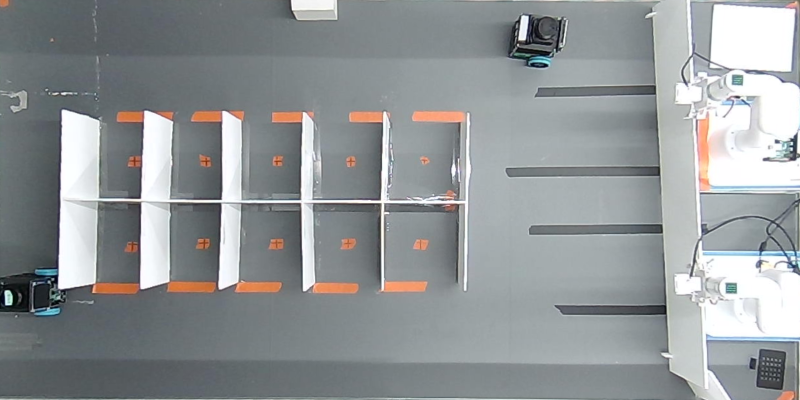
#> input picture src/central_control/camera_tools/first_map/camera_bev.png, 1600 x 800 px (shown at 1/2 size)
$ python click_astar_on_camera_bev.py
#> lines starting #> are read from the running program, lines starting #| are printed output that depends on the picture; after the words box and inside, x2 and y2 are one past the last pixel; in counts of white or black regions, pixels touching at a corner belong together; pictures that were not available may be replaced by others from this repository, and a replacement may not be noted
#> in main, camera_bev is the input picture: shape (800, 1600, 3); mean B, G, R 151, 149.3, 144.9
#> (reads src/central_control/camera_tools/first_map/camera_to_lidar_rigid_registration.npz from the repository)
### src/central_control/path_planning/src/occupancy_grid.py
from collections import deque
import math
from pathlib import Path
from typing import Any

import cv2
import numpy as np
import yaml


class OccupancyGridMap:
    """
    ROS map_server 형식의 PGM + YAML을 읽어서
    경로계획용 occupancy grid로 변환하는 클래스.

    grid 값:
        0   = free
        100 = obstacle
    """

    def __init__(
        self,
        pgm_path: str,
        yaml_path: str,
        block_outside_area: bool = True,
    ) -> None:
#> called with block_outside_area = True
        self.pgm_path = Path(pgm_path)
        self.yaml_path = Path(yaml_path)

        if not self.pgm_path.exists():
            raise FileNotFoundError(f"PGM not found: {self.pgm_path}")

        if not self.yaml_path.exists():
            raise FileNotFoundError(f"YAML not found: {self.yaml_path}")

        with self.yaml_path.open("r", encoding="utf-8") as file:
            self.meta: dict[str, Any] = yaml.safe_load(file) or {}

        self.resolution_m = float(self.meta.get("resolution", 0.01))
        self.resolution_cm = self.resolution_m * 100.0
        self.origin = self.meta.get("origin", [0.0, 0.0, 0.0])
        self.occupied_thresh = float(self.meta.get("occupied_thresh", 0.65))
        self.free_thresh = float(self.meta.get("free_thresh", 0.196))
        self.block_outside_area = block_outside_area
        self.obstacle_threshold = 50

        self.raw = cv2.imread(str(self.pgm_path), cv2.IMREAD_GRAYSCALE)
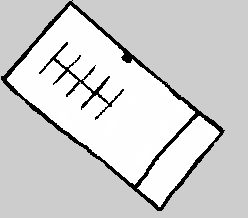
#> input picture src/central_control/camera_tools/first_map/my_test_map0710.png, 248 x 218 px, given in place of my_test_map0710.pgm, which was not available
#> self.raw is the input picture: shape (218, 248); min 0, max 255, mean 208.5

        if self.raw is None:
            raise RuntimeError(f"Failed to read PGM: {self.pgm_path}")

        self.height, self.width = self.raw.shape
#> self.height = 218; self.width = 248
        self.grid = self._convert_to_occupancy(self.raw)
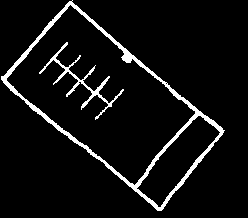
#> self.grid: shape (218, 248); values 0 (black) and 100 (white), 6.3% white; 2 white regions, box (x1, y1, x2, y2) and area: (1, 0, 225, 211) 2738, (39, 42, 124, 120) 665
        if self.block_outside_area:
            self.grid = self._block_outside_area(self.grid)
        # Inflation is generated on demand so the original occupancy data remains intact.
        self.inflated_grid: np.ndarray | None = None
        self.inflation_radius_cells: int | None = None

    def _convert_to_occupancy(self, img: np.ndarray) -> np.ndarray:
        """
        PGM gray image를 binary occupancy grid로 변환.
        일반 ROS map:
            검은색에 가까움 = occupied
            흰색에 가까움 = free
        """
        grid = np.zeros_like(img, dtype=np.uint8)

        # 이 단계에서는 ROS 확률 계산 대신 명세의 고정 밝기 기준을 사용한다.
        grid[img < 100] = 100

        # 나머지는 free
        grid[img >= 100] = 0

        return grid

    def _block_outside_area(
        self,
        grid: np.ndarray,
        kernel_size: int = 5,
        iterations: int = 2,
    ) -> np.ndarray:
        """Mark border-connected free space as an outside obstacle.

        Morphological closing is applied only to the temporary detection mask. This
        seals small breaks in the outer wall without thickening parking lines or
        walls in the final occupancy grid.
        """
#> called with kernel_size = 5, iterations = 2
        obstacle_mask = (grid >= self.obstacle_threshold).astype(np.uint8)
        kernel = np.ones((kernel_size, kernel_size), dtype=np.uint8)
        obstacle_closed = cv2.morphologyEx(
            obstacle_mask,
            cv2.MORPH_CLOSE,
            kernel,
            iterations=iterations,
        )
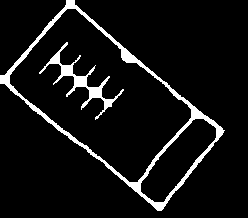
#> obstacle_closed: shape (218, 248); values 0 (black) and 1 (white), 7.2% white; 2 white regions, box (x1, y1, x2, y2) and area: (0, 0, 225, 211) 2941, (39, 42, 124, 120) 939
        free_for_fill = obstacle_closed == 0
        height, width = free_for_fill.shape
#> height = 218; width = 248
        outside = np.zeros((height, width), dtype=np.uint8)
        queue: deque[tuple[int, int]] = deque()

        # Flood fill must start from every free border pixel because the outside
        # region can be split into several components by walls touching the border.
        border_points = (
            [(x, 0) for x in range(width)]
            + [(x, height - 1) for x in range(width)]
            + [(0, y) for y in range(1, height - 1)]
            + [(width - 1, y) for y in range(1, height - 1)]
        )
        for x, y in border_points:
            if free_for_fill[y, x] and outside[y, x] == 0:
                outside[y, x] = 1
                queue.append((x, y))
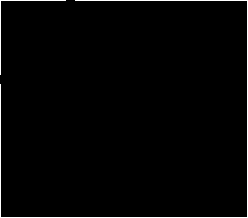
#> outside: shape (218, 248); values 0 (black) and 1 (white), 1.7% white in thin lines or dots

        while queue:
            x, y = queue.popleft()
            for nx, ny in ((x - 1, y), (x + 1, y), (x, y - 1), (x, y + 1)):
                if (
                    0 <= nx < width
                    and 0 <= ny < height
                    and free_for_fill[ny, nx]
                    and outside[ny, nx] == 0
                ):
                    outside[ny, nx] = 1
                    queue.append((nx, ny))
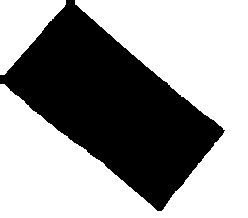
#> outside: shape (218, 248); values 0 (black) and 1 (white), 60.2% white; 1 black region, box (x1, y1, x2, y2) and area: (0, 0, 225, 211) 21544

        # Preserve all original obstacles and add only detected outside cells.
        final_grid = grid.copy()
        final_grid[outside == 1] = 100
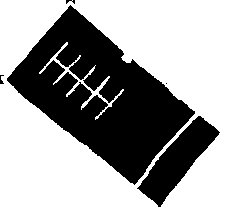
#> final_grid: shape (218, 248); values 0 (black) and 100 (white), 66.4% white; 5 black regions (1 under 20 px), largest, box (x1, y1, x2, y2) and area: (7, 5, 195, 185) 15297, (137, 116, 220, 207) 2803, (66, 0, 75, 4) 20, (0, 75, 4, 84) 20
        return final_grid

    def get_grid(self) -> np.ndarray:
        """Return the binary occupancy grid (0: free, 100: obstacle)."""
        return self.grid

    def inflate_obstacles(
        self, radius_cm: float, resolution_cm: float | None = None
    ) -> np.ndarray:
        """Return a grid whose obstacles are expanded by the requested safe radius."""
#> called with radius_cm = 7, resolution_cm = 1
        if radius_cm < 0:
            raise ValueError("radius_cm must be zero or positive")
        effective_resolution = self.resolution_cm if resolution_cm is None else resolution_cm
        if effective_resolution <= 0:
            raise ValueError("resolution_cm must be positive")

        # Rounding upward guarantees the requested physical clearance is not reduced.
        radius_cells = int(math.ceil(radius_cm / effective_resolution))
        kernel_size = 2 * radius_cells + 1
        kernel = cv2.getStructuringElement(
            cv2.MORPH_ELLIPSE, (kernel_size, kernel_size)
        )
        obstacle_mask = (self.grid >= self.obstacle_threshold).astype(np.uint8)
        inflated_mask = cv2.dilate(obstacle_mask, kernel, iterations=1)
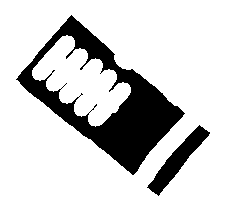
#> inflated_mask: shape (218, 248); values 0 (black) and 1 (white), 83.2% white; 2 black regions, box (x1, y1, x2, y2) and area: (16, 15, 185, 175) 7850, (147, 125, 210, 196) 1215

        inflated_grid = np.zeros_like(self.grid, dtype=np.uint8)
        inflated_grid[inflated_mask > 0] = 100
        self.inflated_grid = inflated_grid
        self.inflation_radius_cells = radius_cells
        return inflated_grid

    # [37 lines left out: functions save_debug_image, save_inflated_debug_image, print_info, not called in this run]

### src/central_control/path_planning/scripts/test_astar.py
"""Load the LiDAR map, run A*, and save the planned path visualization."""

from collections import deque
from pathlib import Path
import sys

import numpy as np
import yaml

PROJECT_ROOT = Path(__file__).resolve().parents[1]
sys.path.append(str(PROJECT_ROOT / "src"))

from astar_planner import AStarPlanner  # noqa: E402
from occupancy_grid import OccupancyGridMap  # noqa: E402
from visualization import draw_grid_with_path, draw_inflation_comparison  # noqa: E402

GridPoint = tuple[int, int]


def resolve_map_image(pgm_path: Path, yaml_path: Path) -> Path:
    """Use the requested PGM, or the image declared by YAML when PGM is absent."""
    if pgm_path.exists():
        return pgm_path
    with yaml_path.open("r", encoding="utf-8") as file:
        image_name = (yaml.safe_load(file) or {}).get("image")
    yaml_image = yaml_path.parent / image_name if image_name else None
    if yaml_image is not None and yaml_image.exists():
        print(f"PGM not found; using YAML map image instead: {yaml_image}")
        return yaml_image
    return pgm_path


# [119 lines left out: functions find_nearest_free, find_nearest_reachable_free, main, not called in this run]


# [2 lines that do not run on import are left out]

### src/central_control/path_planning/scripts/click_astar_on_camera_bev.py
"""Interactively select A* start/goal points on a Camera BEV image.

Left click selects start and then goal. Press r to reset, s to save the current
result, and q or ESC to quit.
"""

import csv
import json
import math
from pathlib import Path
import sys

import cv2
import numpy as np

SCRIPT_DIR = Path(__file__).resolve().parent
PROJECT_ROOT = SCRIPT_DIR.parent
sys.path.append(str(PROJECT_ROOT / "src"))
sys.path.append(str(SCRIPT_DIR))

from astar_planner import AStarPlanner  # noqa: E402
from occupancy_grid import OccupancyGridMap  # noqa: E402
from test_astar import find_nearest_free, resolve_map_image  # noqa: E402
from test_astar_on_camera_bev import transform_points_affine  # noqa: E402
from visualization import draw_visible_polyline  # noqa: E402

GridPoint = tuple[int, int]
PixelPoint = tuple[float, float]

WINDOW_NAME = "Click A* on Camera BEV"
INFLATION_RADIUS_CM = 7.0
ORIGINAL_POINT_RADIUS = 4
ADJUSTED_POINT_RADIUS = 10


class InteractiveAStarApp:
    """Manage mouse selections, coordinate transforms, planning, and rendering."""

    def __init__(
        self,
        camera_bev: np.ndarray,
        planning_grid: np.ndarray,
        lidar_from_camera: np.ndarray,
        camera_from_lidar: np.ndarray,
        output_path: Path,
        resolution_cm: float = 1.0,
    ) -> None:
#> called with lidar_from_camera = array of shape (2, 3), camera_from_lidar = array of shape (2, 3), resolution_cm = 1
        self.base_image = camera_bev
        self.planning_grid = planning_grid
        self.lidar_from_camera = lidar_from_camera
        self.camera_from_lidar = camera_from_lidar
        self.output_path = output_path
        if resolution_cm <= 0:
            raise ValueError("resolution_cm must be positive")
        self.resolution_cm = resolution_cm

        self.camera_clicks: list[GridPoint] = []
        self.adjusted_lidar_points: list[GridPoint] = []
        self.path_lidar_grid: list[GridPoint] = []
        self.path_camera_px: list[PixelPoint] = []
        self.display_image = self.base_image.copy()

    # [211 lines left out: functions handle_click, _plan_from_clicks, _render, _draw_marker, _grid_contains, reset and 3 more, not called in this run]


def load_registration(path: Path) -> tuple[np.ndarray, np.ndarray]:
    """Load Camera-to-LiDAR affine registration and create its inverse."""
    if not path.exists():
        raise FileNotFoundError(f"Registration file not found: {path}")
    with np.load(path) as data:
        if "affine_matrix" not in data:
            raise KeyError(
                f"affine_matrix is missing from {path}; available keys: {list(data.files)}"
            )
        lidar_from_camera = data["affine_matrix"].astype(np.float32)
    if lidar_from_camera.shape != (2, 3):
        raise ValueError(
            f"affine_matrix must have shape (2, 3), got {lidar_from_camera.shape}"
        )
    return lidar_from_camera, cv2.invertAffineTransform(lidar_from_camera)


def main() -> int:
    """Load project assets and run the interactive OpenCV event loop."""
    first_map_dir = PROJECT_ROOT.parent / "camera_tools" / "first_map"
    camera_bev_path = first_map_dir / "camera_bev.png"
    registration_path = first_map_dir / "camera_to_lidar_rigid_registration.npz"
    yaml_path = first_map_dir / "my_test_map0710.yaml"
    pgm_path = first_map_dir / "my_test_map0710.pgm"

    if not camera_bev_path.exists():
        print(f"ERROR: Camera BEV image not found: {camera_bev_path}")
        return 1
    camera_bev = cv2.imread(str(camera_bev_path), cv2.IMREAD_COLOR)
    if camera_bev is None:
        print(f"ERROR: Failed to read Camera BEV image: {camera_bev_path}")
        return 1

    try:
        lidar_from_camera, camera_from_lidar = load_registration(registration_path)
        grid_map = OccupancyGridMap(
            str(resolve_map_image(pgm_path, yaml_path)),
            str(yaml_path),
            block_outside_area=True,
        )
    except (FileNotFoundError, KeyError, ValueError, RuntimeError, OSError) as error:
        print(f"ERROR: {error}")
        return 1

    grid_map.inflate_obstacles(INFLATION_RADIUS_CM, grid_map.resolution_cm)
    planning_grid = (
        grid_map.inflated_grid
        if grid_map.inflated_grid is not None
        else grid_map.get_grid()
    )
    print(f"Loaded camera BEV: {camera_bev_path}")
    print(f"Loaded registration: {registration_path}")
    print("Left click: start then goal | r: reset | s: save | q/ESC: quit")

    app = InteractiveAStarApp(
        camera_bev,
        planning_grid,
        lidar_from_camera,
        camera_from_lidar,
        PROJECT_ROOT / "output" / "click_astar_on_camera_bev.png",
        resolution_cm=grid_map.resolution_cm,
    )
    cv2.namedWindow(WINDOW_NAME, cv2.WINDOW_NORMAL)
    cv2.setMouseCallback(WINDOW_NAME, mouse_callback, app)

    try:
        while True:
            cv2.imshow(WINDOW_NAME, app.display_image)
            key = cv2.waitKey(20) & 0xFF
#> (key q is pressed here)
            if key in (ord("q"), 27):
                break
            if key == ord("r"):
                app.reset()
            elif key == ord("s"):
                app.save()
    finally:
        cv2.destroyAllWindows()
    return 0


if __name__ == "__main__":
    raise SystemExit(main())
#> (the program exits here)
